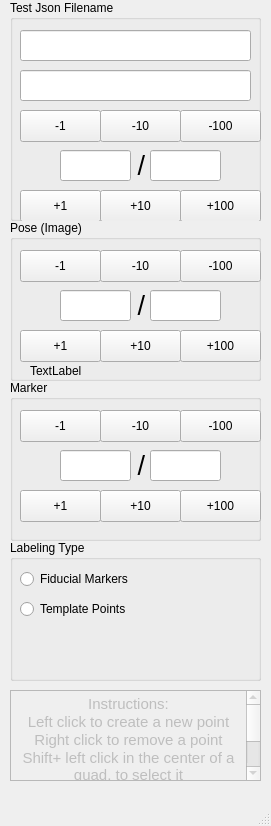
<?xml version="1.0" encoding="UTF-8"?>
<ui version="4.0">
 <class>MainWindow</class>
 <widget class="QMainWindow" name="MainWindow">
  <property name="geometry">
   <rect>
    <x>0</x>
    <y>0</y>
    <width>271</width>
    <height>826</height>
   </rect>
  </property>
  <property name="windowTitle">
   <string>MainWindow</string>
  </property>
  <widget class="QWidget" name="centralwidget">
   <widget class="QGroupBox" name="groupBox">
    <property name="geometry">
     <rect>
      <x>10</x>
      <y>0</y>
      <width>251</width>
      <height>221</height>
     </rect>
    </property>
    <property name="title">
     <string>Test Json Filename</string>
    </property>
    <widget class="QLineEdit" name="testJsonFilename1">
     <property name="geometry">
      <rect>
       <x>10</x>
       <y>30</y>
       <width>231</width>
       <height>31</height>
      </rect>
     </property>
    </widget>
    <widget class="QLineEdit" name="testJsonFilename2">
     <property name="geometry">
      <rect>
       <x>10</x>
       <y>70</y>
       <width>231</width>
       <height>31</height>
      </rect>
     </property>
    </widget>
    <widget class="QPushButton" name="test_previous1">
     <property name="geometry">
      <rect>
       <x>10</x>
       <y>110</y>
       <width>81</width>
       <height>32</height>
      </rect>
     </property>
     <property name="text">
      <string>-1</string>
     </property>
    </widget>
    <widget class="QLineEdit" name="test_current">
     <property name="geometry">
      <rect>
       <x>50</x>
       <y>150</y>
       <width>71</width>
       <height>31</height>
      </rect>
     </property>
    </widget>
    <widget class="QLineEdit" name="test_max">
     <property name="geometry">
      <rect>
       <x>140</x>
       <y>150</y>
       <width>71</width>
       <height>31</height>
      </rect>
     </property>
     <property name="readOnly">
      <bool>true</bool>
     </property>
    </widget>
    <widget class="QPushButton" name="test_previous2">
     <property name="geometry">
      <rect>
       <x>90</x>
       <y>110</y>
       <width>81</width>
       <height>32</height>
      </rect>
     </property>
     <property name="text">
      <string>-10</string>
     </property>
    </widget>
    <widget class="QPushButton" name="test_previous3">
     <property name="geometry">
      <rect>
       <x>170</x>
       <y>110</y>
       <width>81</width>
       <height>32</height>
      </rect>
     </property>
     <property name="text">
      <string>-100</string>
     </property>
    </widget>
    <widget class="QPushButton" name="test_next1">
     <property name="geometry">
      <rect>
       <x>10</x>
       <y>190</y>
       <width>81</width>
       <height>32</height>
      </rect>
     </property>
     <property name="text">
      <string>+1</string>
     </property>
    </widget>
    <widget class="QPushButton" name="test_next2">
     <property name="geometry">
      <rect>
       <x>90</x>
       <y>190</y>
       <width>81</width>
       <height>32</height>
      </rect>
     </property>
     <property name="text">
      <string>+10</string>
     </property>
    </widget>
    <widget class="QPushButton" name="test_next3">
     <property name="geometry">
      <rect>
       <x>170</x>
       <y>190</y>
       <width>81</width>
       <height>32</height>
      </rect>
     </property>
     <property name="text">
      <string>+100</string>
     </property>
    </widget>
    <widget class="QLabel" name="label">
     <property name="geometry">
      <rect>
       <x>120</x>
       <y>150</y>
       <width>16</width>
       <height>31</height>
      </rect>
     </property>
     <property name="font">
      <font>
       <pointsize>20</pointsize>
      </font>
     </property>
     <property name="text">
      <string> /</string>
     </property>
    </widget>
   </widget>
   <widget class="QGroupBox" name="groupBox_4">
    <property name="geometry">
     <rect>
      <x>10</x>
      <y>540</y>
      <width>251</width>
      <height>141</height>
     </rect>
    </property>
    <property name="title">
     <string>Labeling Type</string>
    </property>
    <widget class="QRadioButton" name="radio_fiducialMarkerPoints">
     <property name="geometry">
      <rect>
       <x>10</x>
       <y>30</y>
       <width>151</width>
       <height>18</height>
      </rect>
     </property>
     <property name="text">
      <string>Fiducial Markers</string>
     </property>
    </widget>
    <widget class="QRadioButton" name="radio_templatePoints">
     <property name="geometry">
      <rect>
       <x>10</x>
       <y>60</y>
       <width>151</width>
       <height>18</height>
      </rect>
     </property>
     <property name="text">
      <string>Template Points</string>
     </property>
    </widget>
   </widget>
   <widget class="QGroupBox" name="groupBox_2">
    <property name="geometry">
     <rect>
      <x>10</x>
      <y>220</y>
      <width>251</width>
      <height>161</height>
     </rect>
    </property>
    <property name="title">
     <string>Pose (Image)</string>
    </property>
    <widget class="QPushButton" name="pose_previous1">
     <property name="geometry">
      <rect>
       <x>10</x>
       <y>30</y>
       <width>81</width>
       <height>32</height>
      </rect>
     </property>
     <property name="text">
      <string>-1</string>
     </property>
    </widget>
    <widget class="QLineEdit" name="pose_current">
     <property name="geometry">
      <rect>
       <x>50</x>
       <y>70</y>
       <width>71</width>
       <height>31</height>
      </rect>
     </property>
    </widget>
    <widget class="QLineEdit" name="pose_max">
     <property name="geometry">
      <rect>
       <x>140</x>
       <y>70</y>
       <width>71</width>
       <height>31</height>
      </rect>
     </property>
     <property name="readOnly">
      <bool>true</bool>
     </property>
    </widget>
    <widget class="QPushButton" name="pose_previous2">
     <property name="geometry">
      <rect>
       <x>90</x>
       <y>30</y>
       <width>81</width>
       <height>32</height>
      </rect>
     </property>
     <property name="text">
      <string>-10</string>
     </property>
    </widget>
    <widget class="QPushButton" name="pose_previous3">
     <property name="geometry">
      <rect>
       <x>170</x>
       <y>30</y>
       <width>81</width>
       <height>32</height>
      </rect>
     </property>
     <property name="text">
      <string>-100</string>
     </property>
    </widget>
    <widget class="QPushButton" name="pose_next1">
     <property name="geometry">
      <rect>
       <x>10</x>
       <y>110</y>
       <width>81</width>
       <height>32</height>
      </rect>
     </property>
     <property name="text">
      <string>+1</string>
     </property>
    </widget>
    <widget class="QPushButton" name="pose_next2">
     <property name="geometry">
      <rect>
       <x>90</x>
       <y>110</y>
       <width>81</width>
       <height>32</height>
      </rect>
     </property>
     <property name="text">
      <string>+10</string>
     </property>
    </widget>
    <widget class="QPushButton" name="pose_next3">
     <property name="geometry">
      <rect>
       <x>170</x>
       <y>110</y>
       <width>81</width>
       <height>32</height>
      </rect>
     </property>
     <property name="text">
      <string>+100</string>
     </property>
    </widget>
    <widget class="QLabel" name="label_2">
     <property name="geometry">
      <rect>
       <x>120</x>
       <y>70</y>
       <width>16</width>
       <height>31</height>
      </rect>
     </property>
     <property name="font">
      <font>
       <pointsize>20</pointsize>
      </font>
     </property>
     <property name="text">
      <string> /</string>
     </property>
    </widget>
    <widget class="QLabel" name="pose_filename">
     <property name="geometry">
      <rect>
       <x>20</x>
       <y>140</y>
       <width>451</width>
       <height>21</height>
      </rect>
     </property>
     <property name="text">
      <string>TextLabel</string>
     </property>
    </widget>
   </widget>
   <widget class="QGroupBox" name="groupBox_3">
    <property name="geometry">
     <rect>
      <x>10</x>
      <y>380</y>
      <width>251</width>
      <height>161</height>
     </rect>
    </property>
    <property name="title">
     <string>Marker</string>
    </property>
    <widget class="QPushButton" name="marker_previous1">
     <property name="geometry">
      <rect>
       <x>10</x>
       <y>30</y>
       <width>81</width>
       <height>32</height>
      </rect>
     </property>
     <property name="text">
      <string>-1</string>
     </property>
    </widget>
    <widget class="QLineEdit" name="marker_current">
     <property name="geometry">
      <rect>
       <x>50</x>
       <y>70</y>
       <width>71</width>
       <height>31</height>
      </rect>
     </property>
    </widget>
    <widget class="QLineEdit" name="marker_max">
     <property name="geometry">
      <rect>
       <x>140</x>
       <y>70</y>
       <width>71</width>
       <height>31</height>
      </rect>
     </property>
     <property name="readOnly">
      <bool>true</bool>
     </property>
    </widget>
    <widget class="QPushButton" name="marker_previous2">
     <property name="geometry">
      <rect>
       <x>90</x>
       <y>30</y>
       <width>81</width>
       <height>32</height>
      </rect>
     </property>
     <property name="text">
      <string>-10</string>
     </property>
    </widget>
    <widget class="QPushButton" name="marker_previous3">
     <property name="geometry">
      <rect>
       <x>170</x>
       <y>30</y>
       <width>81</width>
       <height>32</height>
      </rect>
     </property>
     <property name="text">
      <string>-100</string>
     </property>
    </widget>
    <widget class="QPushButton" name="marker_next1">
     <property name="geometry">
      <rect>
       <x>10</x>
       <y>110</y>
       <width>81</width>
       <height>32</height>
      </rect>
     </property>
     <property name="text">
      <string>+1</string>
     </property>
    </widget>
    <widget class="QPushButton" name="marker_next2">
     <property name="geometry">
      <rect>
       <x>90</x>
       <y>110</y>
       <width>81</width>
       <height>32</height>
      </rect>
     </property>
     <property name="text">
      <string>+10</string>
     </property>
    </widget>
    <widget class="QPushButton" name="marker_next3">
     <property name="geometry">
      <rect>
       <x>170</x>
       <y>110</y>
       <width>81</width>
       <height>32</height>
      </rect>
     </property>
     <property name="text">
      <string>+100</string>
     </property>
    </widget>
    <widget class="QLabel" name="label_4">
     <property name="geometry">
      <rect>
       <x>120</x>
       <y>70</y>
       <width>16</width>
       <height>31</height>
      </rect>
     </property>
     <property name="font">
      <font>
       <pointsize>20</pointsize>
      </font>
     </property>
     <property name="text">
      <string> /</string>
     </property>
    </widget>
   </widget>
   <widget class="QTextBrowser" name="textBrowser">
    <property name="enabled">
     <bool>false</bool>
    </property>
    <property name="geometry">
     <rect>
      <x>10</x>
      <y>690</y>
      <width>251</width>
      <height>91</height>
     </rect>
    </property>
    <property name="html">
     <string>&lt;!DOCTYPE HTML PUBLIC &quot;-//W3C//DTD HTML 4.0//EN&quot; &quot;http://www.w3.org/TR/REC-html40/strict.dtd&quot;&gt;
&lt;html&gt;&lt;head&gt;&lt;meta name=&quot;qrichtext&quot; content=&quot;1&quot; /&gt;&lt;style type=&quot;text/css&quot;&gt;
p, li { white-space: pre-wrap; }
&lt;/style&gt;&lt;/head&gt;&lt;body style=&quot; font-family:'.Helvetica Neue DeskInterface'; font-size:13pt; font-weight:400; font-style:normal;&quot;&gt;
&lt;p align=&quot;center&quot; style=&quot; margin-top:0px; margin-bottom:0px; margin-left:0px; margin-right:0px; -qt-block-indent:0; text-indent:0px;&quot;&gt;&lt;span style=&quot; font-size:11pt;&quot;&gt;Instructions:&lt;/span&gt;&lt;/p&gt;
&lt;p align=&quot;center&quot; style=&quot; margin-top:0px; margin-bottom:0px; margin-left:0px; margin-right:0px; -qt-block-indent:0; text-indent:0px;&quot;&gt;&lt;span style=&quot; font-size:11pt;&quot;&gt;Left click to create a new point&lt;/span&gt;&lt;/p&gt;
&lt;p align=&quot;center&quot; style=&quot; margin-top:0px; margin-bottom:0px; margin-left:0px; margin-right:0px; -qt-block-indent:0; text-indent:0px;&quot;&gt;&lt;span style=&quot; font-size:11pt;&quot;&gt;Right click to remove a point&lt;/span&gt;&lt;/p&gt;
&lt;p align=&quot;center&quot; style=&quot; margin-top:0px; margin-bottom:0px; margin-left:0px; margin-right:0px; -qt-block-indent:0; text-indent:0px;&quot;&gt;&lt;span style=&quot; font-size:11pt;&quot;&gt;Shift+ left click in the center of a quad, to select it&lt;/span&gt;&lt;/p&gt;
&lt;p align=&quot;center&quot; style=&quot; margin-top:0px; margin-bottom:0px; margin-left:0px; margin-right:0px; -qt-block-indent:0; text-indent:0px;&quot;&gt;&lt;span style=&quot; font-size:11pt;&quot;&gt;  &lt;/span&gt;&lt;/p&gt;
&lt;p align=&quot;center&quot; style=&quot; margin-top:0px; margin-bottom:0px; margin-left:0px; margin-right:0px; -qt-block-indent:0; text-indent:0px;&quot;&gt;&lt;span style=&quot; font-size:11pt;&quot;&gt;All changes are automatically saved&lt;/span&gt;&lt;/p&gt;&lt;/body&gt;&lt;/html&gt;</string>
    </property>
   </widget>
  </widget>
  <widget class="QMenuBar" name="menubar">
   <property name="geometry">
    <rect>
     <x>0</x>
     <y>0</y>
     <width>271</width>
     <height>22</height>
    </rect>
   </property>
  </widget>
  <widget class="QStatusBar" name="statusbar"/>
 </widget>
 <resources/>
 <connections/>
</ui>
